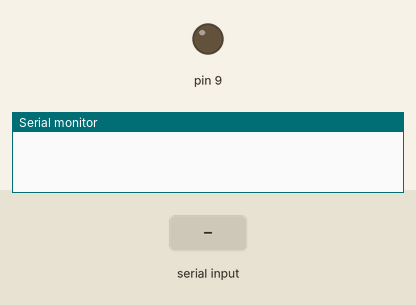
Bench run of a sketch on a simulated Arduino Uno, built with avr-gcc and run on an emulated ATmega328P. Parts: output pins drawn as LEDs (lit = HIGH), the last lines printed to the serial monitor. The inputs (shaded band) are chosen by the test bench.

Above: at 1.2 s.
1.3 s: "ON\n" received over Serial
At 1.6 s:
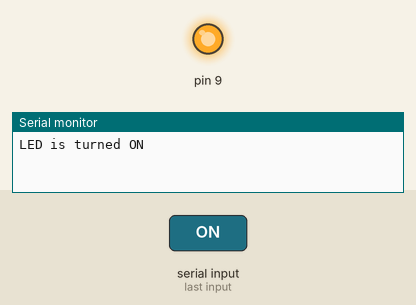
2.8 s: "OFF\n" received over Serial
At 4.0 s:
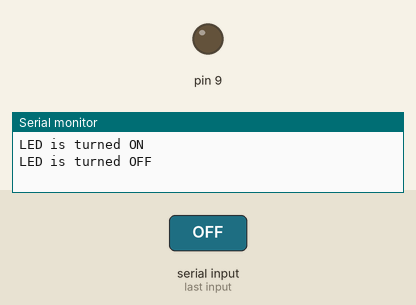
Timing chart, 0 to 5.8 s (numbered marks = the images above; inputs shaded):
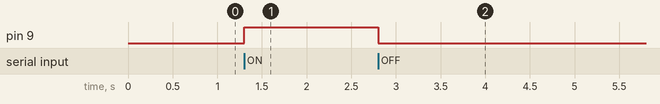

Measured:
- after the input at 1.3 s, pin 9: LOW → HIGH at once
- after the input at 2.8 s, pin 9: HIGH → LOW at once

The sketch:

led.ino
```cpp
void setup()
{
    Serial.begin(9600);

    pinMode(9, OUTPUT);
}

void loop()
{
    if (Serial.available())
    {
        String command = Serial.readStringUntil('\n'); // read string until meet newline character

        if (command == "ON")
        {
            digitalWrite(9, HIGH);              // turn on LED
            Serial.println("LED is turned ON"); // send action to Serial Monitor
        }
        else if (command == "OFF")
        {
            digitalWrite(9, LOW);                // turn off LED
            Serial.println("LED is turned OFF"); // send action to Serial Monitor
        }
        else
        {
            Serial.println("type either ON OR OFF"); // send action to Serial Monitor
        }
    }
}
```
